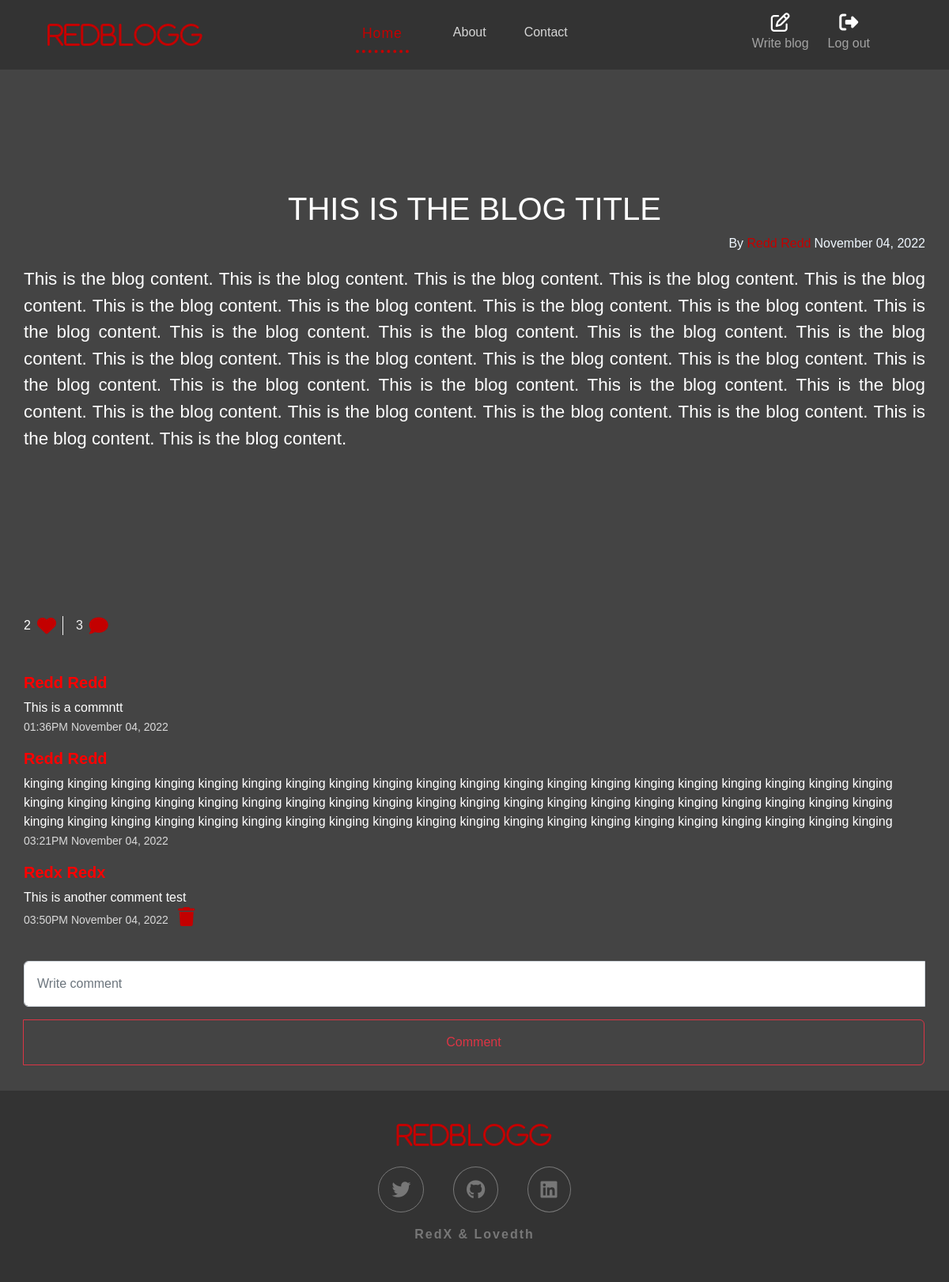
The app's page /post/1 (signed in) with its own data.
### blog/models.py (models this page shows, shortened)
class Post(db.Model):
    id = db.Column(db.Integer, primary_key=True)
    title = db.Column(db.String(200), nullable=False)
    text = db.Column(db.Text, nullable=False)
    date_created = db.Column(db.DateTime(timezone=True), default=func.now())
    author = db.Column(db.Integer, db.ForeignKey(
        'user.id', ondelete="CASCADE"), nullable=False)
    comments = db.relationship('Comment', backref='post', passive_deletes=True)
    likes = db.relationship('Like', backref='post', passive_deletes=True)

class Comment(db.Model):
    id = db.Column(db.Integer, primary_key=True)
    text = db.Column(db.String(200), nullable=False)
    date_created = db.Column(db.DateTime(timezone=True), default=func.now())
    author = db.Column(db.Integer, db.ForeignKey(
        'user.id', ondelete="CASCADE"), nullable=False)
    post_id = db.Column(db.Integer, db.ForeignKey(
        'post.id', ondelete="CASCADE"), nullable=False)

### blog/routes.py (the view)
@app.route("/post/<int:id>")
def single_post(id):
    posts = Post.query.get_or_404(id)
    return render_template ("post.html", posts=posts, user=current_user)

### blog/__init__.py (called while the page is built)
@login_manager.user_loader
def load_user(id):
    return User.query.get(int(id))

### blog/templates/post.html (shortened to what this page needs)
{% extends "base.html" %} {% block title %} {{posts.title}} {% endblock %} {%
block content %}
<div class="single-post">
  <h1 align="center" style="text-transform: uppercase; color: #fff">
    {{posts.title}}
  </h1>
  <div class="post-info">
    <span class="post-author"
      >By
      <a href="/post/{{posts.user.firstname}}"
        >{{posts.user.firstname}} {{posts.user.lastname}}</a
      ></span
    >
    <span class="post-date">{{posts.date_created.strftime('%B %d, %Y')}}</span>
  </div>
  <div class="post-content">
    <p>{{posts.text|safe}}</p>
  </div>
  <div class="like post">
    {% if current_user.is_authenticated %}
    <div style="display:flex;">
        {{ posts.likes|length }}
        {% if user.id in posts.likes|map(attribute="author")|list %}
    <a id="like3" href="/like/{{posts.id}}"><i class="fas fa-heart"></i></a>
    {% else %}
    <a id="like4" href="/like/{{posts.id}}"><i class="far fa-heart"></i></a>
    {% endif %} {% if posts.comments|length > 1 %}
    <p align="center">
      {{posts.comments|length}} <i class="fa-solid fa-comment"></i>
    </p>
    {% elif posts.comments|length == 1 %}
    <p align="center">
      {{posts.comments|length}} <i class="fa-solid fa-comment"></i>
    </p>
    {% else %}
    <p align="center">Be the first to Comment</p>
    {% endif %}
</div>
    {% endif %}
  </div>
  <div class="comment">
    {% for comment in posts.comments %}
    <p style="text-align: left">
      <h5><a id="name" href="/post/{{comment.user.firstname}}"
        >{{comment.user.firstname}} {{comment.user.lastname}}</a
      ></h5>
       {{comment.text}}<br/>
       <small style="opacity: 0.8;">{{comment.date_created.strftime('%I:%M%p %B %d, %Y')}}</small>
      {% if user.id == comment.author or user.id == posts.author %}
      <a href="/delete-comment/{{comment.id}}"><i class="fas fa-trash"></i></a>
      {% endif %}
    </p>
    {% endfor %}
    <br />
    <form action="/comment/{{posts.id}}" method="post">
      <div class="input-group mb-3">
        <input
          type="text"
          class="form-control"
          placeholder="Write comment"
          name="comment"
          id="comment"
        />
        <button class="btn btn-outline-danger" type="submit" id="button-addon2">
          Comment
        </button>
      </div>
    </form>
  </div>
</div>
{% endblock %}

### blog/static/style.css (style rules this page uses)
:root { --accent-color:#c30000; }
* { margin:0; padding:0; box-sizing:border-box; text-decoration: none !important; font-family: 'Montserrat', sans-serif; }
body { background-color: #444; }
.post-info { text-align: right; color: aliceblue; font-family: cursive; }
.post-author a { color:var(--accent-color); text-transform: capitalize; }
.post-content { color: #fff; padding-bottom: 10rem; text-align: justify; font-size: 1.4rem; }
.like, .comment { color: white; margin-top: 2rem; }
.like.post { display: flex; justify-content: space-between; align-items: center; }
.like i, .comment i { font-size: 1.5rem; margin: 0 0.5rem; color: var(--accent-color); }
.btn { width: 100%; }
input#comment, button#button-addon2 { margin-bottom: 1rem; padding: 1rem; }
.like p { color: #f3f3f3; display: inline-flex; flex-direction: row; align-items: center; border-left: 1px solid; padding-left: 1rem; }
i.fa-solid.fa-comment , i.fa-regular.fa-comment { color: var(--accent-color); }
a#name { color: #ff0000; text-transform: capitalize; font-weight:800; }

### records on screen
Post: title "THIS IS THE BLOG TITLE", date_created "November 04, 2022", text "This is the blog content. This is the blog content. This is the blog content. This is the blog content. This is the blog content. This is the blog content. This is the blog content. This is the blog content. This is the blog content. This is the blog content. This is the blog content. This is the blog content. This is the blog content. This is the blog content. This is the blog content. This is the blog content. This is the blog content. This is the blog content. This is the blog content. This is the blog content. This is the blog content. This is the blog content. This is the blog content. This is the blog content. This is the blog content. This is the blog content. This is the blog…"
Comment: text "This is a commntt", date_created "01:36PM November 04, 2022"
Comment: text "kinging kinging kinging kinging kinging kinging kinging kinging kinging kinging kinging kinging kinging kinging kinging kinging kinging kinging kinging kinging kinging kinging kinging kinging kinging kinging kinging kinging kinging kinging kinging kinging kinging kinging kinging kinging kinging kinging kinging kinging kinging kinging kinging kinging kinging kinging kinging kinging kinging kinging kinging kinging kinging kinging kinging kinging kinging kinging kinging kinging", date_created "03:21PM November 04, 2022"
Comment: text "This is another comment test", date_created "03:50PM November 04, 2022"

### other values on screen
{{ posts.likes|length }} "2"
{{ posts.comments|length }} "3"
